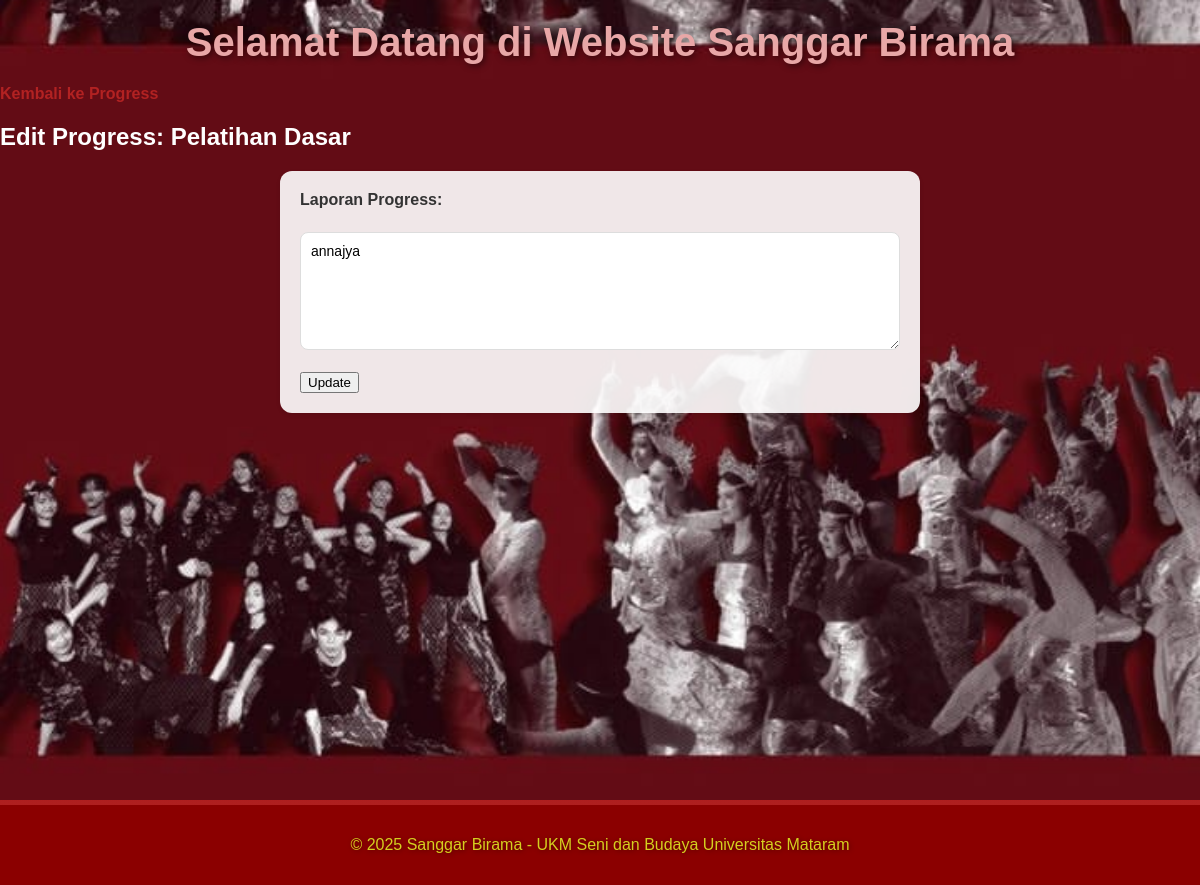
The page /app/views/edit_progress.php?id=5 (signed in) on the database as committed earlier.
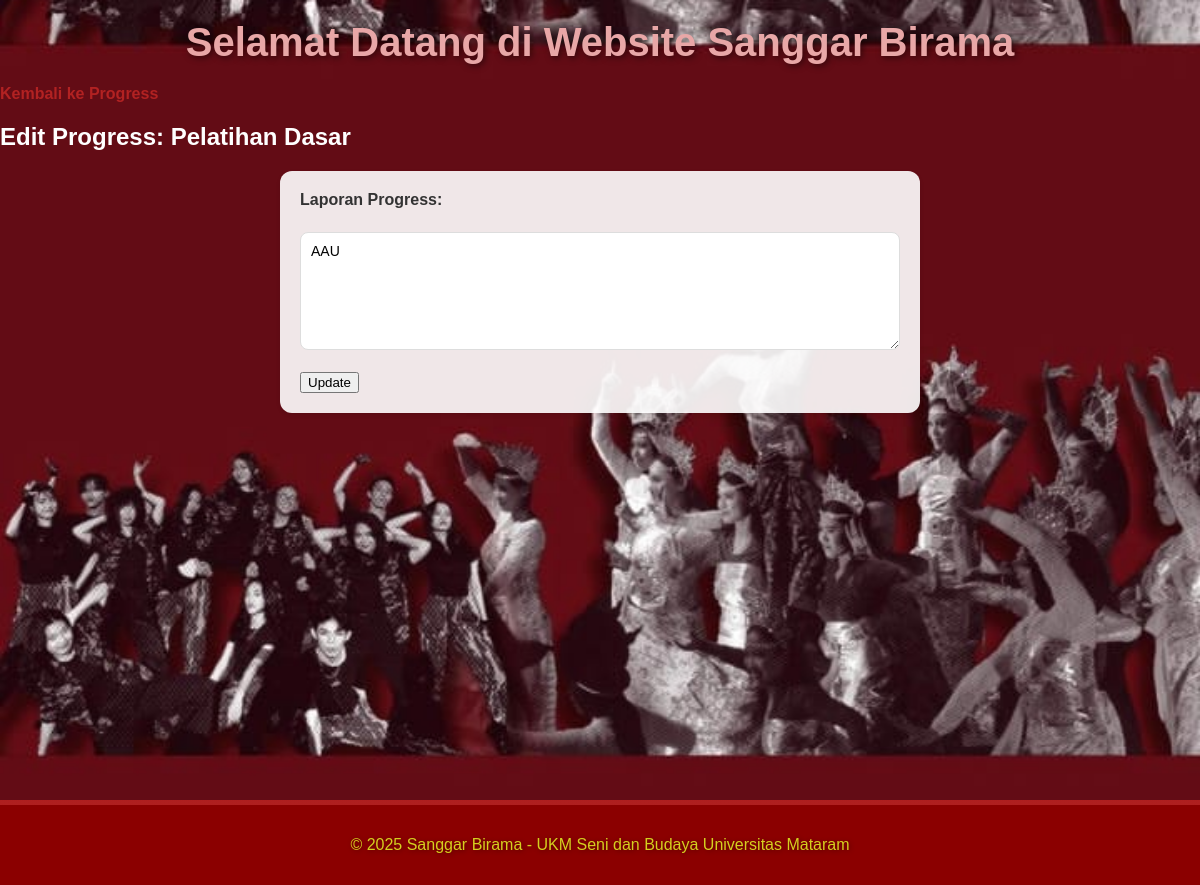
The same page on the database as committed later.
### tables this page shows
CREATE TABLE `progress_proker` (
  `id` int(11) NOT NULL,
  `id_program` int(11) NOT NULL,
  `laporan` text DEFAULT NULL,
  `tanggal_update` datetime DEFAULT NULL
);

### app/views/edit_progress.php (the view, shortened to what this page needs)
<?php
require_once __DIR__ . '/../config/config.php';
if (isset($_GET['id'])) {
    $id = intval($_GET['id']);
    $stmt = $mysqli->prepare("SELECT id_program, laporan FROM progress_proker WHERE id=?");
    $stmt->bind_param('i', $id);
    $stmt->execute();
    $stmt->bind_result($id_program, $laporan);
    $stmt_prog = $mysqli->prepare("SELECT nama_program FROM program_kerja WHERE id=?");
    $stmt_prog->bind_param('i', $id_program);
    $stmt_prog->execute();
    $stmt_prog->bind_result($nama_program);
} else {
    header("Location: kontrol_program.php");
    exit();
}
?>
<?php include __DIR__ . '/header.php'; ?>
<a href="kontrol_program.php?filter_program=<?= $id_program; ?>#progress-proker">Kembali ke Progress</a>
<h2>Edit Progress: <?= htmlspecialchars($nama_program); ?></h2>
<form method="POST">
    <label for="laporan">Laporan Progress:</label><br>
    <textarea name="laporan" id="laporan" rows="6" cols="60" required><?= htmlspecialchars($laporan); ?></textarea><br><br>
    <button type="submit">Update</button>
</form>
<?php include __DIR__ . '/footer.php'; ?>

Rows that differ between the two databases and show on the page:
changed progress_proker: laporan "annajya" → "AAU"
